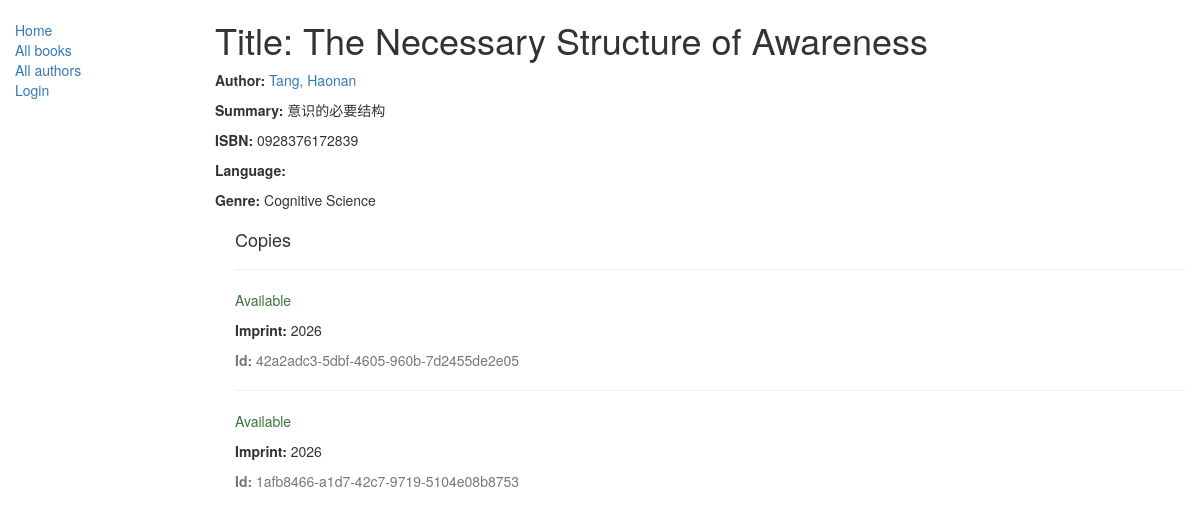
/catalog/book/3, run on the app's committed database.
### catalog/models.py (models this page shows, shortened)
class Book(models.Model):
    title = models.CharField(max_length=200)
    author = models.ForeignKey(
        "Author",
        on_delete=models.SET_NULL,
        null=True
    )
    summary = models.TextField(
        max_length=1000,
        help_text="Enter a brief description of the book"
    )
    isbn = models.CharField(
        "ISBN",
        max_length=13,
        help_text="13 Character ISBN number"
    )
    genre = models.ManyToManyField(
        Genre,
        help_text="Select a genre for this book"
    )
    def display_genre(self):    # 这他妈啥机制啊
        """
        Creates a string for the genre, This is required to display genre in Admin
        """
        return ', '.join([ genre.name for genre in self.genre.all()[:3] ])
    display_genre.short_description = 'Genre'   # 这又是在干啥

class Author(models.Model):
    first_name = models.CharField(max_length=100)
    last_name = models.CharField(max_length=100)
    date_of_birth = models.DateField(
        null=True,
        blank=True
    )
    date_of_death = models.DateField(
        "Died",
        null=True,
        blank=True
    )
    def __str__(self):
        return f"{self.last_name}, {self.first_name}"

class Genre(models.Model):
    name = models.CharField(
        max_length=200,
        help_text="Enter a book genre"
    )
    def __str__(self):
        return self.name

class BookInstance(models.Model):
    id = models.UUIDField(
        primary_key=True,
        default=uuid.uuid4,
        help_text="Unique ID for this particular book"
    )
    book = models.ForeignKey(
        "Book",
        on_delete=models.SET_NULL,
        null=True
    )
    imprint = models.CharField(max_length=200)
    due_back = models.DateField(
        null=True,
        blank=True
    )
    LOAN_STATUS = (
        ("m", "Maintenance"),
        ("o", "On loan"),
        ("a", "Available"),
        ("r", "Reserved"),
    )
    status = models.CharField(
        max_length=1,
        choices=LOAN_STATUS,
        blank=True,
        default="m",
        help_text="Book availability"
    )
    class Meta:
        ordering = ["due_back"]
        permissions = (("can_mark_returned", "Set book as returned"),)
    borrower = models.ForeignKey(User, on_delete=models.SET_NULL, null=True, blank=True)

### catalog/views.py (the view)
class BookDetailView(generic.DetailView):
    model = Book

### catalog/templates/catalog/book_detail.html (shortened to what this page needs)
{% extends "base_generic.html" %}
{% block content %}
  <h1>Title: {{ book.title }}</h1>
  <p><strong>Author:</strong> <a href="">{{ book.author }}</a></p>
  <p><strong>Summary:</strong> {{ book.summary }}</p>
  <p><strong>ISBN:</strong> {{ book.isbn }}</p>
  <p><strong>Language:</strong> {{ book.language }}</p>
  <p><strong>Genre:</strong> {% for genre in book.genre.all %} {{ genre }}{% if not forloop.last %}, {% endif %}{% endfor %}</p>
  <div style="margin-left:20px;margin-top:20px">
    <h4>Copies</h4>
    {% for copy in book.bookinstance_set.all %}
    <hr>
    <p class="{% if copy.status == 'a' %}text-success{% elif copy.status == 'm' %}text-danger{% else %}text-warning{% endif %}">{{ copy.get_status_display }}</p>
    <p><strong>Imprint:</strong> {{copy.imprint}}</p>
    <p class="text-muted"><strong>Id:</strong> {{copy.id}}</p>
    {% endfor %}
  </div>
{% endblock %}

### data on the page
Book: title "The Necessary Structure of Awareness", author "Tang, Haonan", summary "意识的必要结构", isbn "0928376172839"
Genre: name "Cognitive Science"
BookInstance: status "Available", imprint "2026", id "42a2adc3-5dbf-4605-960b-7d2455de2e05"
BookInstance: status "Available", imprint "2026", id "1afb8466-a1d7-42c7-9719-5104e08b8753"
